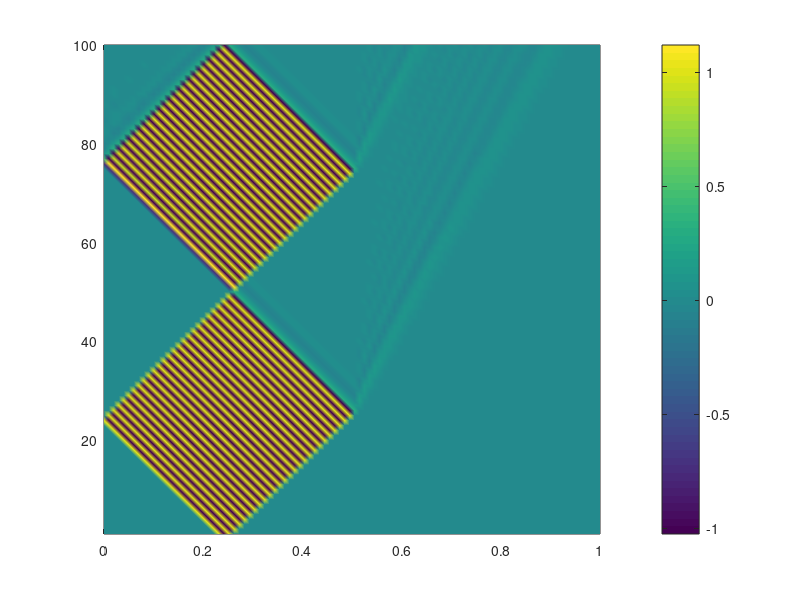

This figure's MATLAB source:
clear;
close all;
nel=100;
timesteps=100;
U=zeros(nel,1);
U1=zeros(nel,1);
v=zeros(nel,1);
v1=zeros(nel,1);
a=zeros(nel,1);
a1=zeros(nel,1);
F=zeros(nel,1);
K=ones(nel,1);
d=zeros(nel,timesteps);
for ii=2:nel-1
   if(ii>50)
    K(ii)=0.3;
   end
    
end
dt=1.0*(1/1)^0.5;
Damp=0.00;

figure;
xx=linspace(0,1,nel);
M=1;
U(25)=1;
for kk=1:timesteps
for ii=2:nel-1
    F(ii)=K(ii)*(U(ii+1)-U(ii))-K(ii)*(U(ii)-U(ii-1));
end
F(1)=K(1)*(U(2)-U(1));
F(nel)=-K(nel)*(U(nel)-U(nel-1));
a1=(F-Damp*v)/M;
v1=(a+a1)/2*dt+v;
U1=U+v1*dt+dt^2/2*a1;
a=a1;
v=v1;
U=U1;
d(:,kk)=U;
% if mod(kk-1,1000)==0
%         subplot(6,4,(kk-1)/1000+1);
%         plot(xx,U,'r');
%         ylim([-0.5 0.5]);
% end
end

lat=zeros(nel,timesteps);
lon=zeros(nel,timesteps);
for iii=1:nel
        lat(iii,:)=(1:timesteps)*dt;
end

for iii=1:timesteps
        lon(:,iii)=xx;
end
      figure(1);
        H=pcolor(lon, lat, d);

%colormap(gray);

        shading interp;
        colorbar;       